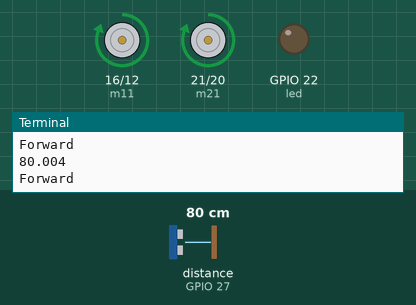
The program below on a simulated Raspberry Pi (BCM pin numbers). Shown: motor-driver pin pairs drawn as motors (green arrow = first pin HIGH = forward, orange = second pin HIGH = backward, longer = more drive), output pins drawn as LEDs (lit = HIGH), the last lines printed to the terminal. Inputs (shaded band) come from the test bench; at power-on: distance to the obstacle (sensor on GPIO 27) 80 cm. The echo pulse lasts 58.3 µs per cm; the clock reads 2024-03-15 10:24:30 at power-on unless the program sets it; pins used as bus, display or sensor lines are not drawn.

Above: at 6.2 s.
6.3 s: distance to the obstacle (sensor on GPIO 27) set to 16 cm
8.2 s: distance to the obstacle (sensor on GPIO 27) set to 13 cm
At 10.0 s:
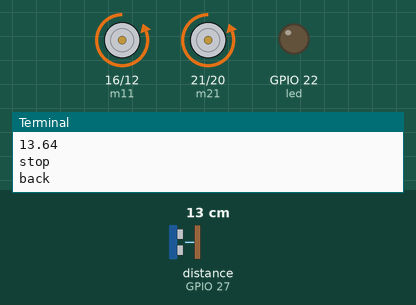
11.2 s: distance to the obstacle (sensor on GPIO 27) set to 18 cm
14.2 s: distance to the obstacle (sensor on GPIO 27) set to 2 cm
At 15.4 s:
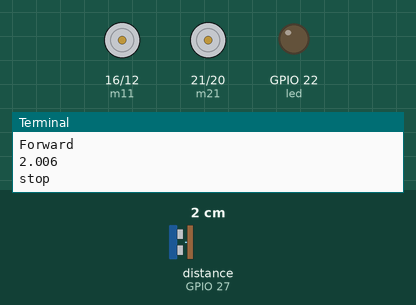
17.2 s: distance to the obstacle (sensor on GPIO 27) set to 35 cm
At 20.9 s:
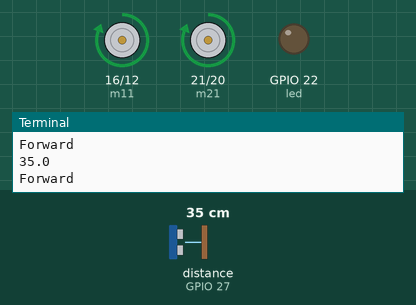
Timing chart, 0 to 21.2 s (numbered marks = the images above; inputs shaded):
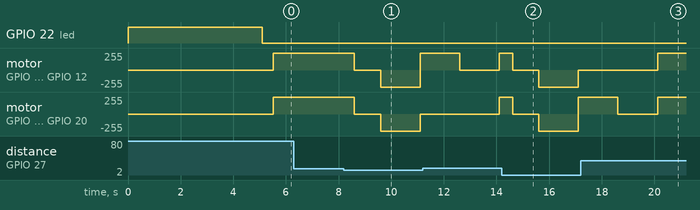

The program:

obstacle_avoiding_car.py
```python
import RPi.GPIO as GPIO                    #Import GPIO library
import time

#Import time library
GPIO.setwarnings(False)
GPIO.setmode(GPIO.BCM)                    # programming the GPIO by BCM pin numbers

TRIG = 17
ECHO = 27
TRIG1 = 18
ECHO1 = 28
led = 22

m11=16
m12=12
m21=21
m22=20

GPIO.setup(TRIG,GPIO.OUT)                  # initialize GPIO Pin as outputs
GPIO.setup(ECHO,GPIO.IN)                   # initialize GPIO Pin as input
GPIO.setup(TRIG1,GPIO.OUT)                  # initialize GPIO Pin as outputs
GPIO.setup(ECHO1,GPIO.IN)                   # initialize GPIO Pin as input

GPIO.setup(led,GPIO.OUT)

GPIO.setup(m11,GPIO.OUT)
GPIO.setup(m12,GPIO.OUT)
GPIO.setup(m21,GPIO.OUT)
GPIO.setup(m22,GPIO.OUT)

GPIO.output(led, 1)

time.sleep(5)

def stop():
    print "stop"
    GPIO.output(m11, 0)
    GPIO.output(m12, 0)
    GPIO.output(m21, 0)
    GPIO.output(m22, 0)

def forward():
    GPIO.output(m11, 1)
    GPIO.output(m12, 0)
    GPIO.output(m21, 1)
    GPIO.output(m22, 0)
    print "Forward"

def back():
    GPIO.output(m11, 0)
    GPIO.output(m12, 1)
    GPIO.output(m21, 0)
    GPIO.output(m22, 1)
    print "back"

def left():
    GPIO.output(m11, 0)
    GPIO.output(m12, 0)
    GPIO.output(m21, 1)
    GPIO.output(m22, 0)
    print "left"

def right():
    GPIO.output(m11, 1)
    GPIO.output(m12, 0)
    GPIO.output(m21, 0)
    GPIO.output(m22, 0)
    print "right"

stop()
count=0
while True:
 i=0
 avgDistance=0
 for i in range(5):
  GPIO.output(TRIG, False)                 #Set TRIG as LOW
  time.sleep(0.1)                                   #Delay

  GPIO.output(TRIG, True)                  #Set TRIG as HIGH
  time.sleep(0.00001)                           #Delay of 0.00001 seconds
  GPIO.output(TRIG, False)                 #Set TRIG as LOW

  while GPIO.input(ECHO)==0:              #Check whether the ECHO is LOW
       GPIO.output(led, False)
  pulse_start = time.time()

  while GPIO.input(ECHO)==1:              #Check whether the ECHO is HIGH
       GPIO.output(led, False)
  pulse_end = time.time()
  pulse_duration = pulse_end - pulse_start #time to get back the pulse to sensor

  distance = pulse_duration * 17150        #Multiply pulse duration by 17150 (34300/2) to get distance
  distance = round(distance,2)                 #Round to two decimal points
  avgDistance=avgDistance+distance

 avgDistance=avgDistance/5
 print avgDistance
 flag=0
 if avgDistance < 15:      #Check whether the distance is within 15 cm range
    count=count+1
    stop()
    time.sleep(1)
    back()
    time.sleep(1.5)
    if (count%3 ==1) & (flag==0):
     right()
     flag=1
    else:
     left()
     flag=0
    time.sleep(1.5)
    stop()
    time.sleep(1)
 else:
    forward()
    flag=0
 
```

Measured:
- the behaviour switches between 15 and 14 cm on distance to the obstacle (sensor on GPIO 27) (found by bisection; images 0 and 1)
- after the input at 8.2 s, motor on GPIO 16 (m11) / GPIO 12 (m12): forward 255/255 → stopped after 0.40 s, → backward 255/255 1.0 s later, → forward 255/255 1.5 s later; motor on GPIO 21 (m21) / GPIO 20 (m22): forward 255/255 → stopped after 0.40 s, → backward 255/255 1.0 s later, → stopped 1.5 s later
- after the input at 11.2 s, motor on GPIO 21 (m21) / GPIO 20 (m22): stopped → forward 255/255 after 2.9 s
- after the input at 14.2 s, motor on GPIO 16 (m11) / GPIO 12 (m12): forward 255/255 → stopped after 0.41 s, → backward 255/255 1.0 s later, → stopped 1.5 s later; motor on GPIO 21 (m21) / GPIO 20 (m22): forward 255/255 → stopped after 0.41 s, → backward 255/255 1.0 s later, → forward 255/255 1.5 s later
- after the input at 17.2 s, motor on GPIO 16 (m11) / GPIO 12 (m12): stopped → forward 255/255 after 2.9 s
